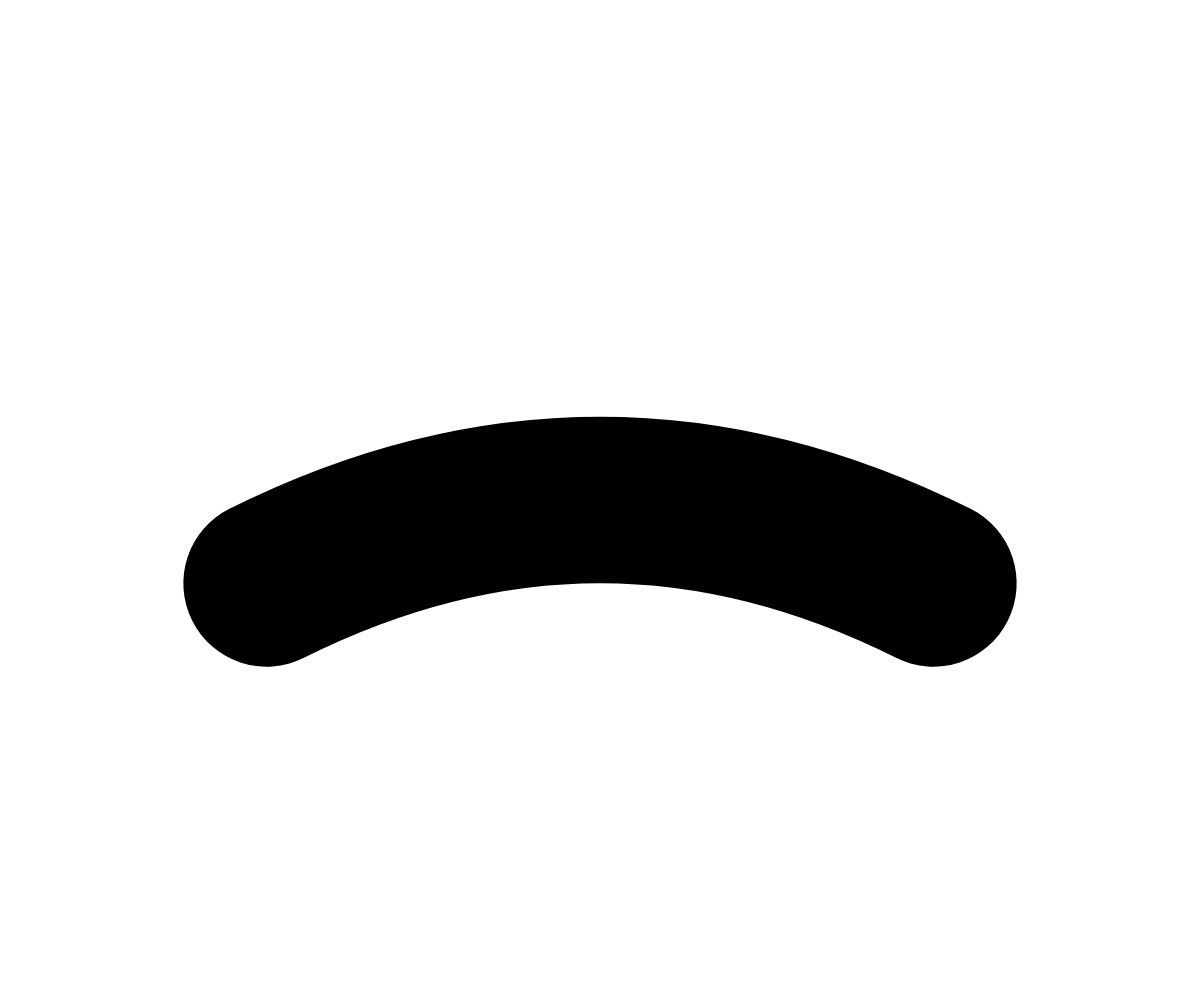
Frame 1 (no input)
Frame 60 (no input): identical to frame 1, image omitted
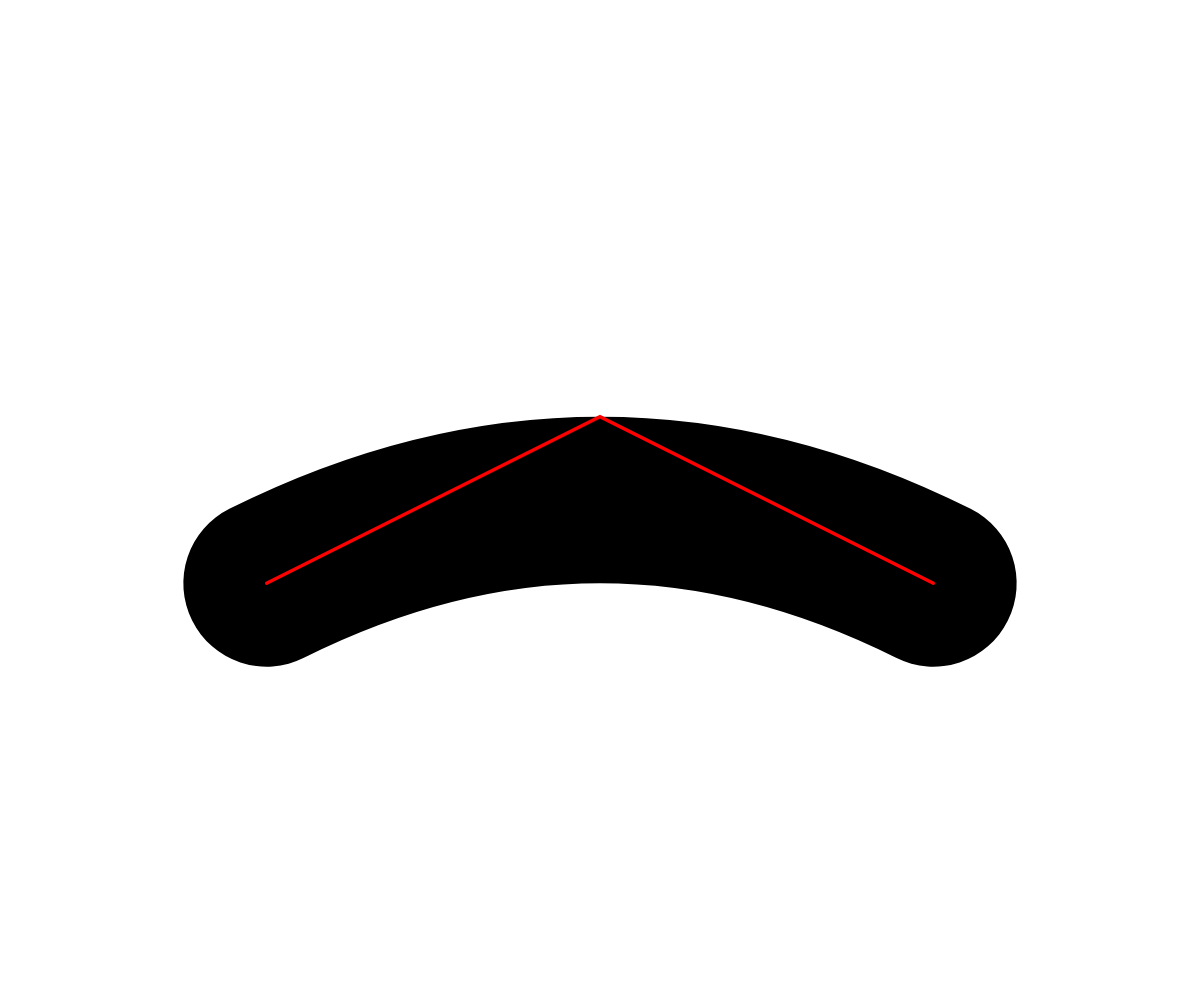
Frame 120 (the mouse pressed at the canvas centre since frame 60)

The p5.js sketch that drew these frames (run headless with seeded random() and noise() and a simulated clock; from frame 60 on, the mouse is pressed at the canvas centre):

// p5.js sketch
// ── sketch.js
const pts = []
let hoveredPt = null

function setup() {
  createCanvas(windowWidth, windowHeight);
  pts.push(createVector(-200, 50))
  pts.push(createVector(0, -50))
  pts.push(createVector(200, 50))
}

function windowResized() {
  resizeCanvas(windowWidth, windowHeight);
}

function draw() {
  background(255)
  translate(width/2, height/2)
  scale(min(width, height) / 600)

  noFill()
  stroke(0)
  strokeWeight(100)
  beginShape()
  vertex(pts[0].x, pts[0].y)
  quadraticVertex(pts[1].x, pts[1].y, pts[2].x, pts[2].y)
  endShape()

  if (mouseIsPressed) {
    noFill()
    stroke(255, 0, 0)
    strokeWeight(2)
    beginShape()
    vertex(pts[0].x, pts[0].y)
    vertex(pts[1].x, pts[1].y)
    vertex(pts[2].x, pts[2].y)
    endShape()
  }

  if (hoveredPt) {
    for (const pt of pts) {
      if (pt === hoveredPt) {
        fill(255, 0, 0)
      } else {
        fill(255)
      }
      strokeWeight(2)
      stroke(255, 0, 0)
      circle(pt.x, pt.y, 10)
    }
  }
}

function mouseMoved() {
  if (mouseIsPressed) return
  hoveredPt = null
  let minDist = 20
  const mouse = createVector(mouseX, mouseY).sub(width/2, height/2).div(min(width, height) / 600)
  for (const pt of pts) {
    const d = pt.dist(mouse)
    if (d < minDist) {
      hoveredPt = pt
      minDist = d
    }
  }
}

function mouseDragged() {
  if (hoveredPt) {
    const mouse = createVector(mouseX, mouseY).sub(width/2, height/2).div(min(width, height) / 600)
    const mid = pts[2].copy().add(pts[0]).div(2)
    const tangent = pts[2].copy().sub(pts[0]).normalize()
    const normal = createVector(-tangent.y, tangent.x)
    if (hoveredPt === pts[1]) {
      const fromMid = mouse.copy().sub(mid)
      const len = fromMid.dot(normal)
      const newPt = mid.copy().add(normal.copy().mult(len))
      hoveredPt.set(newPt.x, newPt.y)
    } else {
      const fromMid = pts[1].copy().sub(mid)
      const len = fromMid.dot(normal)
      hoveredPt.set(mouse.x, mouse.y)

      const newMid = pts[2].copy().add(pts[0]).div(2)
      const newTangent = pts[2].copy().sub(pts[0]).normalize()
      const newNormal = createVector(-newTangent.y, newTangent.x)
      const newPt = newMid.copy().add(newNormal.copy().mult(len))
      pts[1].set(newPt.x, newPt.y)
    }
  }
}
